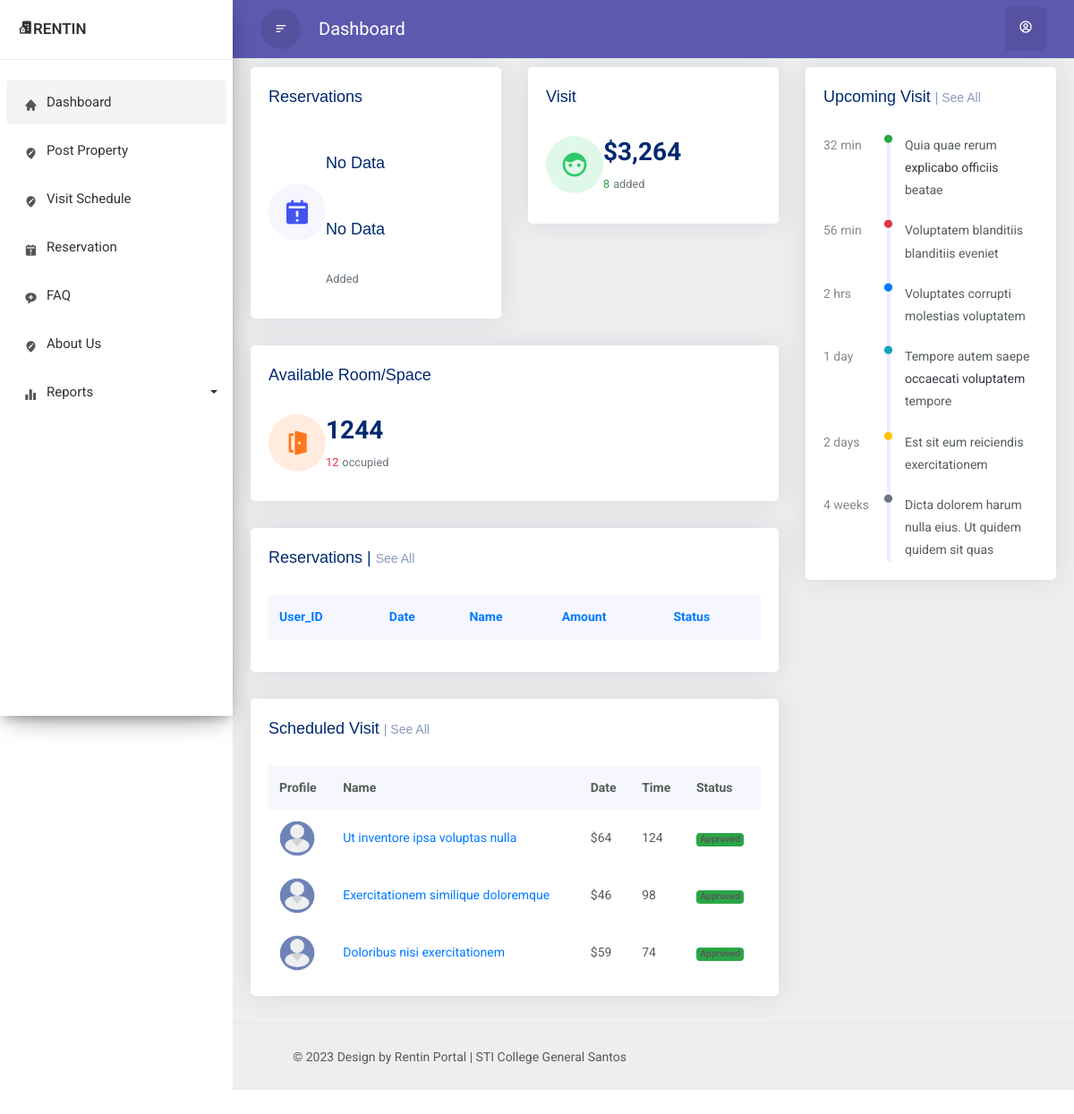
/ownerDashboard.php, run on an earlier commit of the app's database.
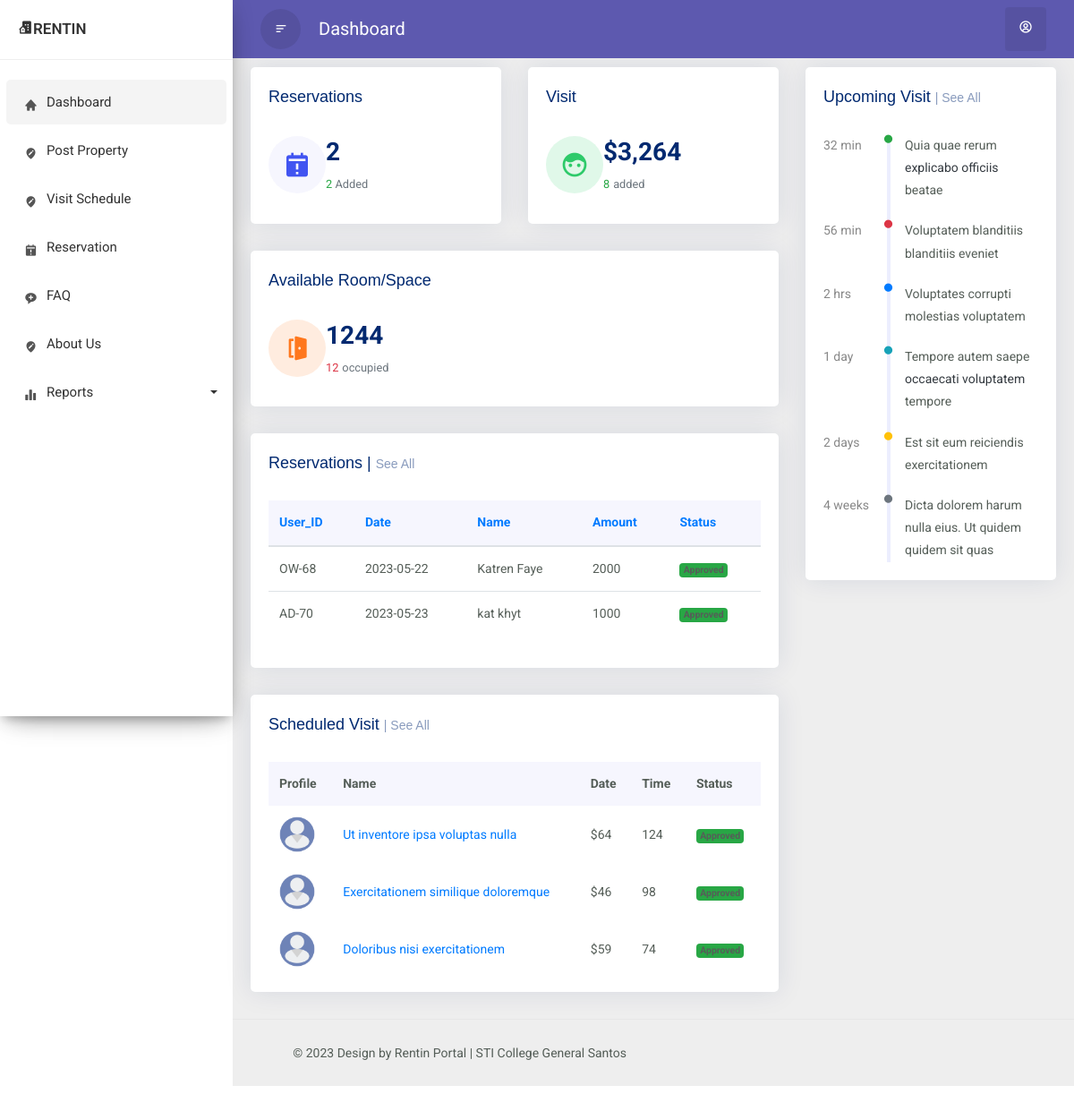
And on a later commit of the database.
### tables this page shows
CREATE TABLE `reservation` (
  `id` int(11) NOT NULL,
  `date` date NOT NULL DEFAULT current_timestamp(),
  `user_ID` varchar(99) NOT NULL,
  `amount` float NOT NULL,
  `mop` varchar(99) NOT NULL,
  `proof` text NOT NULL,
  `status` int(11) NOT NULL
);

CREATE TABLE `user` (
  `id` int(11) NOT NULL,
  `user_ID` varchar(99) NOT NULL,
  `email` varchar(99) NOT NULL,
  `password` varchar(50) NOT NULL,
  `userInfo_ID` varchar(99) NOT NULL,
  `userLevel_ID` int(11) NOT NULL,
  `status` int(11) NOT NULL
);

### ownerDashboard.php (the view, shortened to what the changed rows need)
<!doctype html>
<html lang="en">
    <head>
        <link rel="stylesheet" href="css/bootstrap.min.css">
        <link href='https://unpkg.com/boxicons@2.1.4/css/boxicons.min.css' rel='stylesheet'>
    </head>
    <body>
    <div class="wrapper">
            <div id="content">
                <div class = "main-content">
                <section class="section dashboard">
            <div class="row">
               <div class="col-lg-8">
                  <div class="row">
                     <div class="col-xxl-4 col-md-6">
                        <div class="card info-card sales-card">
                           <div class="card-body">
                              <div class="d-flex align-items-center">
                                 <div class="ps-3">
                                    <?php
                                        include "dbconn.php";
                                        $res_query = "SELECT * FROM reservation";
                                        $res_query_num = mysqli_query($conn, $res_query);
                                            if ($res_total = mysqli_num_rows($res_query_num)) {
                                                echo '<h6> '.$res_total.' </h6>';
                                            } else {
                                                echo '<h3 class = "card-title"> No Data </h3>';
                                            }
                                    ?>
                                    <?php
                                        include "dbconn.php";
                                        $res_query = "SELECT * FROM reservation";
                                        $res_query_num = mysqli_query($conn, $res_query);
                                            if ($res_total = mysqli_num_rows($res_query_num)) {
                                                echo '<span class="text-success small pt-1 fw-bold"> '.$res_total.' </span>';
                                            } else {
                                                echo '<h3 class = "card-title"> No Data </h3>';
                                            }
                                    ?>
                                     <span class="text-muted small pt-2 ps-1">Added</span>
                                 </div>
                              </div>
                           </div>
                        </div>
                     </div>
                     <div class="col-12">
                        <div class="card recent-sales overflow-auto">
                           <div class="card-body">
                              <table class="table table-hover">
                                        <thead class="text-primary">
                                            <tr>
                                                <th>User_ID</th>
                                                <th>Date</th>
                                                <th>Name</th>
                                                <th>Amount</th>
                                                <th>Status</th>
                                            </tr>
                                        </thead>
                                        <tbody>
                                        <tbody>
                        <?php
                            include "dbconn.php";
                            if(isset($_GET['page']) && $_GET['page'] !== "") {
                                $page = $_GET['page'];
                            } else {
                                $page = 1;
                            }
                            $limit = 6;
                            $offset = ($page - 1) * $limit;
                            $sql = "SELECT *, CONCAT(firstName,' ', lastName) AS fullName FROM reservation JOIN user ON reservation.user_ID = user.user_ID JOIN userinfo ON userinfo.userinfo_ID = user.userInfo_ID LIMIT $offset, $limit";
                            $result = mysqli_query($conn, $sql);
                            while ($row = mysqli_fetch_assoc($result)) {
                                ?>
                                    <tr class = "data-row">
                                        <td> <?php echo $row['userInfo_ID'] ?> </td>
                                        <td> <?php echo $row['date'] ?> </td>
                                        <td> <?php echo $row['fullName'] ?> </td>
                                        <td> <?php echo $row['amount'] ?> </td>
                                        <td><span class="badge bg-success">Approved</span></td>
                                    </tr>
                                <?php
                            }
                        ?>
                                        </tbody>
                                    </table>
                           </div>
                        </div>
                     </div>
                     <div class="col-12">
                        <div class="card top-selling overflow-auto">
                           <div class="card-body pb-0">
                              <table class="table table-borderless">
                                 <thead>
                                    <tr>
                                       <th scope="col">Profile</th>
                                       <th scope="col">Name</th>
                                       <th scope="col">Date</th>
                                       <th scope="col">Time</th>
                                       <th scope="col">Status</th>
                                    </tr>
                                 </thead>
                                 <tbody>
                                    <tr>
                                       <th scope="row"><a href="#"><img src="images/user.png" alt="" style = "width: 40px; height: 40px;"></a></th>
                                    </tr>
                                    <tr>
                                       <th scope="row"><a href="#"><img src="images/user.png" alt="" style = "width: 40px; height: 40px;"></a></th>
                                    </tr>
                                    <tr>
                                       <th scope="row"><a href="#"><img src="images/user.png" alt="" style = "width: 40px; height: 40px;"></a></th>
                                    </tr>
                                 </tbody>
                              </table>
                           </div>
                        </div>
                     </div>
                  </div>
               </div>
            </div>
        </section>
                </div>
        </div>
    </div>
  </body>
</html>

What changed in the data, as far as the page shows it:
added reservation: user.userInfo_ID "OW-68", date "2023-05-22", fullName "Katren Faye", amount "2000"
added reservation: user.userInfo_ID "AD-70", date "2023-05-23", fullName "kat khyt", amount "1000"
Also different on the page:
$res_total: (not shown) → "2"
text no longer shown: "No Data No Data"
